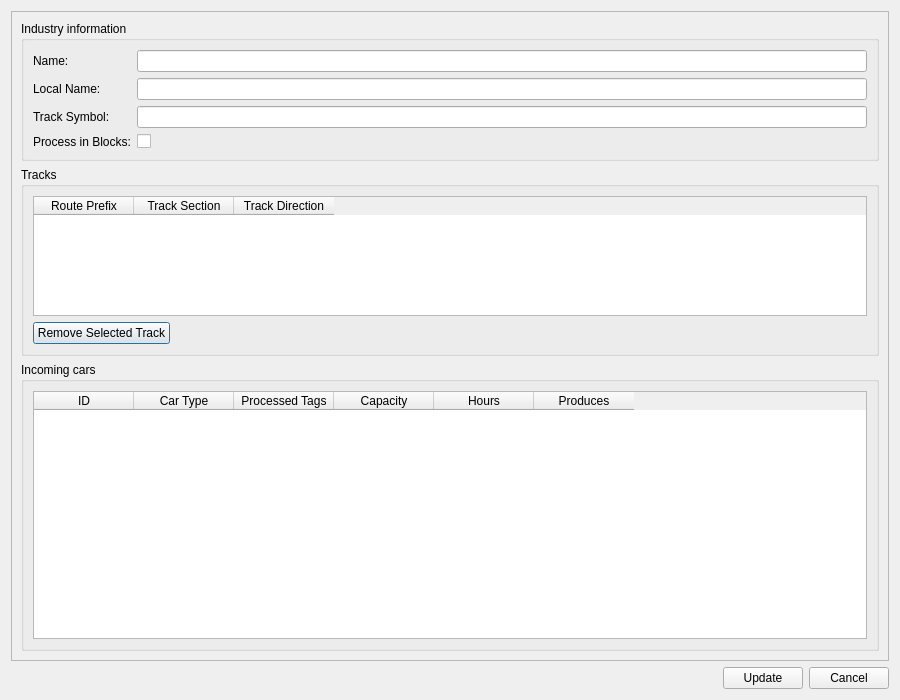
<?xml version="1.0" encoding="UTF-8"?>
<ui version="4.0">
 <class>IndustryDetailDialog</class>
 <widget class="QDialog" name="IndustryDetailDialog">
  <property name="geometry">
   <rect>
    <x>0</x>
    <y>0</y>
    <width>900</width>
    <height>700</height>
   </rect>
  </property>
  <property name="windowTitle">
   <string>Industry Details</string>
  </property>
  <layout class="QVBoxLayout" name="verticalLayout">
   <item>
    <widget class="QScrollArea" name="scrollArea">
     <property name="widgetResizable">
      <bool>true</bool>
     </property>
     <widget class="QWidget" name="scrollAreaWidgetContents">
      <property name="geometry">
       <rect>
        <x>0</x>
        <y>0</y>
        <width>878</width>
        <height>644</height>
       </rect>
      </property>
      <layout class="QVBoxLayout" name="verticalLayout_2">
       <item>
        <widget class="QGroupBox" name="basicInfoGroup">
         <property name="title">
          <string>Industry information</string>
         </property>
         <layout class="QFormLayout" name="formLayout">
          <item row="0" column="0">
           <widget class="QLabel" name="labelName">
            <property name="text">
             <string>Name:</string>
            </property>
           </widget>
          </item>
          <item row="0" column="1">
           <widget class="QLineEdit" name="name_edit"/>
          </item>
          <item row="1" column="0">
           <widget class="QLabel" name="labelLocalName">
            <property name="text">
             <string>Local Name:</string>
            </property>
           </widget>
          </item>
          <item row="1" column="1">
           <widget class="QLineEdit" name="local_name_edit"/>
          </item>
          <item row="2" column="0">
           <widget class="QLabel" name="labelSymbol">
            <property name="text">
             <string>Track Symbol:</string>
            </property>
           </widget>
          </item>
          <item row="2" column="1">
           <widget class="QLineEdit" name="symbol_edit"/>
          </item>
          <item row="3" column="0">
           <widget class="QLabel" name="labelProcessBlocks">
            <property name="text">
             <string>Process in Blocks:</string>
            </property>
           </widget>
          </item>
          <item row="3" column="1">
           <widget class="QCheckBox" name="process_blocks_check">
            <property name="text">
             <string/>
            </property>
           </widget>
          </item>
         </layout>
        </widget>
       </item>
       <item>
        <widget class="QGroupBox" name="tracksGroup">
         <property name="sizePolicy">
          <sizepolicy hsizetype="Preferred" vsizetype="Fixed">
           <horstretch>0</horstretch>
           <verstretch>0</verstretch>
          </sizepolicy>
         </property>
         <property name="title">
          <string>Tracks</string>
         </property>
         <layout class="QVBoxLayout" name="verticalLayout_3">
          <item>
           <widget class="QTableWidget" name="tracks_table">
            <property name="maximumSize">
             <size>
              <width>16777215</width>
              <height>120</height>
             </size>
            </property>
            <property name="columnCount">
             <number>3</number>
            </property>
            <column>
             <property name="text">
              <string>Route Prefix</string>
             </property>
            </column>
            <column>
             <property name="text">
              <string>Track Section</string>
             </property>
            </column>
            <column>
             <property name="text">
              <string>Track Direction</string>
             </property>
            </column>
           </widget>
          </item>
          <item>
           <layout class="QHBoxLayout" name="trackButtonLayout">
            <item>
             <widget class="QPushButton" name="remove_track_button">
              <property name="text">
               <string>Remove Selected Track</string>
              </property>
             </widget>
            </item>
            <item>
             <spacer name="trackButtonSpacer">
              <property name="orientation">
               <enum>Qt::Orientation::Horizontal</enum>
              </property>
              <property name="sizeHint" stdset="0">
               <size>
                <width>40</width>
                <height>20</height>
               </size>
              </property>
             </spacer>
            </item>
           </layout>
          </item>
         </layout>
        </widget>
       </item>
       <item>
        <widget class="QGroupBox" name="producersGroup">
         <property name="sizePolicy">
          <sizepolicy hsizetype="Preferred" vsizetype="Expanding">
           <horstretch>0</horstretch>
           <verstretch>1</verstretch>
          </sizepolicy>
         </property>
         <property name="title">
          <string>Incoming cars</string>
         </property>
         <layout class="QVBoxLayout" name="verticalLayout_4">
          <item>
           <widget class="QTableWidget" name="producers_table">
            <property name="columnCount">
             <number>6</number>
            </property>
            <column>
             <property name="text">
              <string>ID</string>
             </property>
            </column>
            <column>
             <property name="text">
              <string>Car Type</string>
             </property>
            </column>
            <column>
             <property name="text">
              <string>Processed Tags</string>
             </property>
            </column>
            <column>
             <property name="text">
              <string>Capacity</string>
             </property>
            </column>
            <column>
             <property name="text">
              <string>Hours</string>
             </property>
            </column>
            <column>
             <property name="text">
              <string>Produces</string>
             </property>
            </column>
           </widget>
          </item>
         </layout>
        </widget>
       </item>
      </layout>
     </widget>
    </widget>
   </item>
   <item>
    <layout class="QHBoxLayout" name="buttonLayout">
     <item>
      <spacer name="buttonSpacer">
       <property name="orientation">
        <enum>Qt::Orientation::Horizontal</enum>
       </property>
       <property name="sizeHint" stdset="0">
        <size>
         <width>40</width>
         <height>20</height>
        </size>
       </property>
      </spacer>
     </item>
     <item>
      <widget class="QPushButton" name="save_button">
       <property name="text">
        <string>Update</string>
       </property>
      </widget>
     </item>
     <item>
      <widget class="QPushButton" name="cancel_button">
       <property name="text">
        <string>Cancel</string>
       </property>
      </widget>
     </item>
    </layout>
   </item>
  </layout>
 </widget>
 <resources/>
 <connections/>
</ui>
